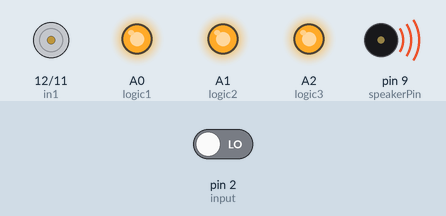
The sketch below on a simulated Arduino Uno, built with avr-gcc and run on an emulated ATmega328P. Parts: motor-driver pin pairs drawn as motors (green arrow = first pin HIGH = forward, orange = second pin HIGH = backward, longer = more drive, scaled by the enable pin), output pins drawn as LEDs (lit = HIGH), buzzer (waves = sounding). The test bench sets the inputs (shaded band); at power-on: pin 2 (input) LOW.

Above: at 1.2 s.
1.3 s: pin 2 (input) driven HIGH
At 1.45 s:
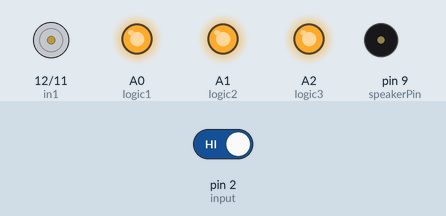
At 3.25 s:
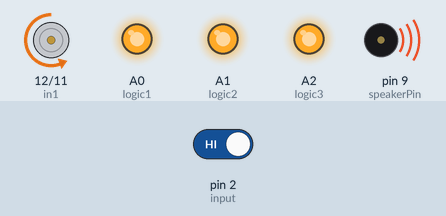
Timing chart, 0 to 3.1 s (numbered marks = the images above; inputs shaded):
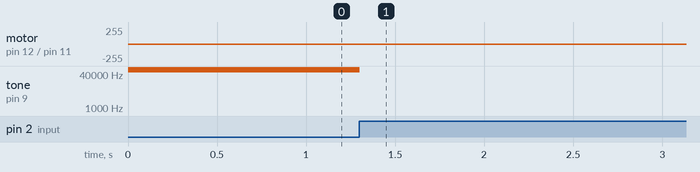

Measured:
- after the input at 1.3 s, tone on pin 9 (speakerPin): 62500 Hz → silent at once

The sketch:

Alarm.ino
```cpp
#define in1 12 // Pin de control de dirección 1
#define in2 11 // Pin de control de dirección 2
#define enA 3 // Pin de control de velocidad (PWM)

// --------- Salidas para operadores AND ------
#define logic1 A0
#define logic2 A1
#define logic3 A2
// --------- Entradas para operadores AND ------
#define input 2


//---------------BOCINA-------------------
#include <avr/pgmspace.h>
#include "rustalarm.h" // Archivo generado por wav2c, contiene la muestra de audio en formato C

extern const int sounddata_length; // Longitud de la muestra de audio
extern const signed char sounddata_data[] PROGMEM; // Muestra de audio almacenada en PROGMEM (memoria flash)
const int sampleRate = 8000; // Frecuencia de muestreo en Hz
#define speakerPin 9 // Pin de salida para el altavoz (PWM)

volatile int sampleIndex = 0;

unsigned long ultimoSample = 0;
unsigned long samplePeriod = 1000000UL / sampleRate; // microsegundos por muestra
//----------------------------------------

int estado = 0;   // 0 = espera, 1 = rampa
volatile bool motorActivo = false;
volatile bool flag = false;
int pwmValor = 0; // Variable para almacenar el valor PWM
unsigned long tiempoInicio = 0; // Variable para almacenar el tiempo de inicio
unsigned long intervalo = 1000000; // 1 segundo en microsegundos

void setup() {
  pinMode(enA, OUTPUT);
  pinMode(in1, OUTPUT);
  pinMode(in2, OUTPUT);
  pinMode(speakerPin, OUTPUT);

  // Configura las salidas lógicas para operadores AND
  pinMode(logic1, OUTPUT);
  pinMode(logic2, OUTPUT);
  pinMode(logic3, OUTPUT);

  // Configura la entrada para operadores AND
  pinMode(input, INPUT);

  // Inicializa el motor apagado
  digitalWrite(in1, LOW);
  digitalWrite(in2, LOW);
  TCCR2A = 0;
  TCCR2B = 0;
  digitalWrite(enA, LOW);
  motorActivo = false;

  // Salidas and
  digitalWrite(logic1, HIGH);
  digitalWrite(logic2, HIGH);
  digitalWrite(logic3, HIGH);

  // Configura Timer1 para reproducir audio a 8-bit Fast PWM
  TCCR1A = _BV(COM1A1) | _BV(WGM10);
  TCCR1B = _BV(WGM12) | _BV(CS10);
  OCR1A = 128;
}

void loop() {

  unsigned long ahora = micros();

  estado = digitalRead(input);


  switch (estado) {

    case LOW: // La lectura es cero, motor apagado
      digitalWrite(in1, LOW);
      digitalWrite(in2, LOW);

      TCCR2A = 0;  // ← Detener Timer2
      TCCR2B = 0;
      digitalWrite(enA, LOW);

      OCR1A = 128; // Silencio en el altavoz
      ultimoSample = ahora; // Reiniciar temporizador de audio
      sampleIndex = 0; // Reiniciar índice de muestra
      motorActivo = false; // Marcar motor como inactivo
      break;

case HIGH:
      // configurando pin3
      if (!motorActivo) {
        digitalWrite(in2, HIGH);
        digitalWrite(in1, LOW);

        // Fast PWM 8-bit, COM2B1 para pin 3, prescaler 8
        TCCR2A = _BV(COM2B1) | _BV(WGM21) | _BV(WGM20);  // COM2B1
        TCCR2B = _BV(CS21);  // Prescaler 8
        OCR2B = 50;  // ← PWM inicial (usar OCR2B directo, NO analogWrite)

        motorActivo = true;
      }

      int pwmMotor = 50 + ((long)sampleIndex * (255 - 50)) / sounddata_length;
      OCR2B = pwmMotor;  // OCR2B directo para pin 3

      if (ahora - ultimoSample >= samplePeriod) {
        ultimoSample = ahora;

        int8_t sample = pgm_read_byte(&sounddata_data[sampleIndex]);
        OCR1A = sample;

        sampleIndex++;
        if (sampleIndex >= sounddata_length) {
          sampleIndex = 0;
        }
      }
      break;
  }
}
```

Source omitted: rustalarm.h (data table, 36314 bytes)
